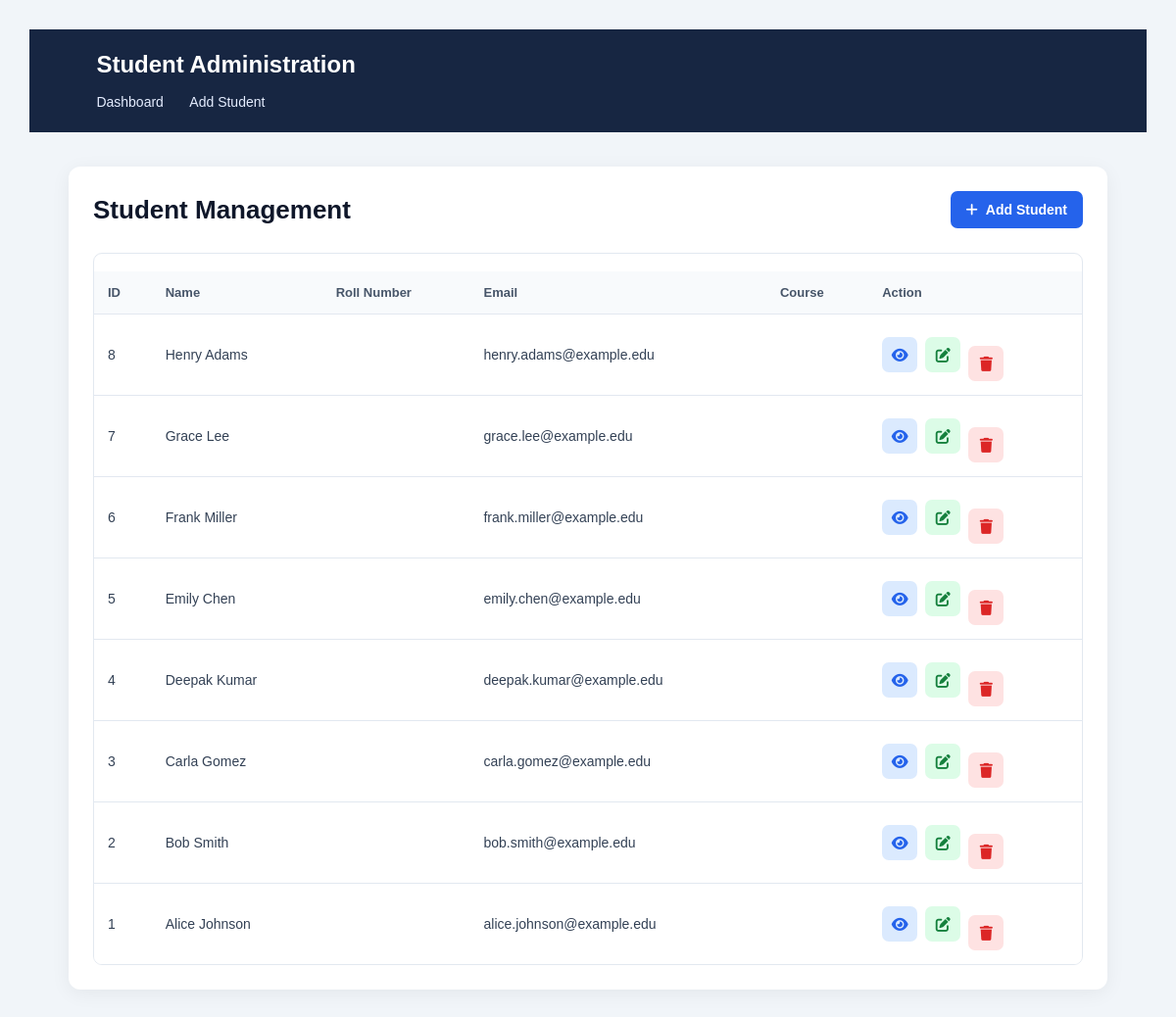
Page /Q_2_student_admin/index.php on the committed database.
### tables this page shows
CREATE TABLE IF NOT EXISTS students (
    id            INT UNSIGNED  NOT NULL AUTO_INCREMENT,
    name          VARCHAR(100)  NOT NULL,
    email         VARCHAR(150)  NOT NULL,
    department    VARCHAR(100)  NOT NULL,
    image_path    VARCHAR(255)  NULL,
    document_path VARCHAR(255)  NULL,
    PRIMARY KEY (id),
    UNIQUE KEY uq_students_email (email)
);

### Q_2_student_admin/index.php (the view, shortened to what this page needs)
<?php
require_once "db.php";
$stmt = $pdo->query("SELECT * FROM students ORDER BY id DESC");
$students = $stmt->fetchAll(PDO::FETCH_ASSOC);
?>
<!DOCTYPE html>
<html lang="en">
<head>
   <link rel="stylesheet"
      href="https://cdnjs.cloudflare.com/ajax/libs/font-awesome/6.7.2/css/all.min.css">
    <link rel="stylesheet" href="style.css">
</head>
<body>
<div class="container">
    <div class="header">
        <h1>Student Management</h1>
        <a href="add_student.php" class="add-btn">
            <i class="fa-solid fa-plus"></i> Add Student
        </a>
    </div>
    <div class="table-wrapper">
        <table>
            <thead>
                <tr>
                    <th>ID</th>
                    <th>Name</th>
                    <th>Roll Number</th>
                    <th>Email</th>
                    <th>Course</th>
                    <th>Action </th>
                </tr>
            </thead>
            <tbody>
            <?php if (count($students) > 0): ?>
                <?php foreach ($students as $row): ?>
                    <tr>
                        <td><?= htmlspecialchars((string)$row['id']) ?></td>
                        <td><?= htmlspecialchars($row['name']) ?></td>
                        <td><?= htmlspecialchars($row['roll_number']) ?></td>
                        <td><?= htmlspecialchars($row['email'] ?? '') ?></td>
                        <td><?= htmlspecialchars($row['course']) ?></td>
                        <td>
                            <div class="actions">
                                <a href="view_student.php?id=<?= (int)$row['id'] ?>"
                                   class="action-btn view-btn"
                                   title="View Student"
                                   aria-label="View Student">
                                    <i class="fa-solid fa-eye"></i>
                                </a>
                                <a href="edit_student.php?id=<?= (int)$row['id'] ?>"
                                   class="action-btn edit-btn"
                                   title="Edit Student"
                                   aria-label="Edit Student">
                                    <i class="fa-solid fa-pen-to-square"></i>
                                </a>
                                <form action="delete_student.php"
                                      method="POST"
                                      onsubmit="return confirm('Are you sure you want to delete this student?');">
                                    <button type="submit"
                                            class="action-btn delete-btn"
                                            title="Delete Student"
                                            aria-label="Delete Student">
                                        <i class="fa-solid fa-trash"></i>
                                    </button>
                                </form>
                            </div>
                        </td>
                    </tr>
                <?php endforeach; ?>
            <?php endif; ?>
            </tbody>
        </table>
    </div>
</div>
</body>
</html>

### Q_2_student_admin/db.php (shortened to what this page needs)
<!DOCTYPE html>
<html lang="en">
<head>
</head>
<body>
<header>
    <h2>Student Administration</h2>
    <nav>
        <a href="index.php">Dashboard</a>
        <a href="add_student.php">Add Student</a>
    </nav>
</header>
<main>

### Q_2_student_admin/style.css (style rules this page uses)
* { margin: 0; padding: 0; box-sizing: border-box; }
body { font-family: Arial, Helvetica, sans-serif; background: #f1f5f9; color: #1e293b; padding: 30px; }
.container { max-width: 1100px; margin: 20px auto; padding: 28px; background: #ffffff; border-radius: 14px; box-shadow: 0 5px 25px rgba(0, 0, 0, 0.06); }
.header { display: flex; justify-content: space-between; align-items: center; gap: 15px; flex-wrap: wrap; margin-bottom: 25px; }
h1 { font-size: 27px; font-weight: 700; color: #0f172a; }
.add-btn { display: inline-flex; align-items: center; gap: 8px; padding: 12px 18px; background: #2563eb; color: #ffffff; text-decoration: none; border-radius: 8px; font-size: 14px; font-weight: 600; transition: background 0.2s, transform 0.2s; }
.table-wrapper { width: 100%; overflow-x: auto; border: 1px solid #e2e8f0; border-radius: 9px; }
table { width: 100%; min-width: 750px; border-collapse: collapse; background: #ffffff; }
thead { background: #f8fafc; }
th { padding: 16px 14px; color: #475569; font-size: 13px; font-weight: 700; text-align: left; white-space: nowrap; border-bottom: 1px solid #e2e8f0; }
td { padding: 15px 14px; font-size: 14px; color: #334155; border-bottom: 1px solid #e2e8f0; }
tbody tr:last-child td { border-bottom: none; }
.actions { display: flex; align-items: center; gap: 9px; }
.actions form { display: inline-flex; margin: 0; }
.action-btn { display: inline-flex; justify-content: center; align-items: center; width: 36px; height: 36px; border: none; border-radius: 8px; font-size: 15px; text-decoration: none; cursor: pointer; transition: all 0.2s ease; }
.view-btn { background: #dbeafe; color: #2563eb; }
.edit-btn { background: #dcfce7; color: #15803d; }
.delete-btn { background: #fee2e2; color: #dc2626; }
a { transition: all 0.2s ease; }

### Q_2_student_admin/db.php (style rules this page uses)
* { box-sizing: border-box; }
body { margin: 0; font-family: Arial, sans-serif; background: #f1f4f9; color: #202b40; }
header { background: #172642; color: white; padding: 22px 6%; }
header h2 { margin: 0; }
nav { margin-top: 15px; }
nav a { color: #e5edff; text-decoration: none; margin-right: 22px; font-size: 14px; }
main { max-width: 1100px; margin: 35px auto; padding: 0 20px; }
h1 { margin-top: 0; font-size: 27px; }
button, .btn { display: inline-block; background: #2563eb; color: white; border: 0; border-radius: 7px; padding: 11px 16px; margin-top: 18px; text-decoration: none; cursor: pointer; font-size: 14px; }
table { width: 100%; border-collapse: collapse; margin-top: 18px; }
th, td { text-align: left; padding: 13px 10px; border-bottom: 1px solid #e7ebf2; }
th { background: #f5f7fb; font-size: 13px; }
td { font-size: 14px; }

### Q_2_student_admin/index.php (style rules this page uses)
* { box-sizing: border-box; }
body { margin: 0; padding: 30px; font-family: Arial, sans-serif; background: #f1f5f9; color: #1e293b; }
.container { max-width: 1100px; margin: 20px auto; padding: 25px; background: white; border-radius: 12px; box-shadow: 0 4px 20px rgba(0, 0, 0, 0.06); }
.header { display: flex; justify-content: space-between; align-items: center; gap: 15px; flex-wrap: wrap; margin-bottom: 25px; }
h1 { margin: 0; font-size: 26px; }
.add-btn { background: #2563eb; color: white; padding: 11px 16px; border-radius: 7px; text-decoration: none; }
.table-wrapper { overflow-x: auto; }
table { width: 100%; border-collapse: collapse; min-width: 650px; }
th, td { padding: 14px; text-align: left; border-bottom: 1px solid #e2e8f0; }
th { background: #f8fafc; color: #475569; }
.actions { display: flex; align-items: center; gap: 8px; }
.actions form { margin: 0; }
.action-btn { display: inline-flex; justify-content: center; align-items: center; width: 36px; height: 36px; border: none; border-radius: 7px; text-decoration: none; cursor: pointer; font-size: 15px; transition: 0.2s; }
.view-btn { background: #dbeafe; color: #2563eb; }
.edit-btn { background: #dcfce7; color: #15803d; }
.delete-btn { background: #fee2e2; color: #dc2626; }

### rows in the picture
students: id "8", name "Henry Adams", email "henry.adams@example.edu"
students: id "7", name "Grace Lee", email "grace.lee@example.edu"
students: id "6", name "Frank Miller", email "frank.miller@example.edu"
students: id "5", name "Emily Chen", email "emily.chen@example.edu"
students: id "4", name "Deepak Kumar", email "deepak.kumar@example.edu"
students: id "3", name "Carla Gomez", email "carla.gomez@example.edu"
students: id "2", name "Bob Smith", email "bob.smith@example.edu"
students: id "1", name "Alice Johnson", email "alice.johnson@example.edu"
